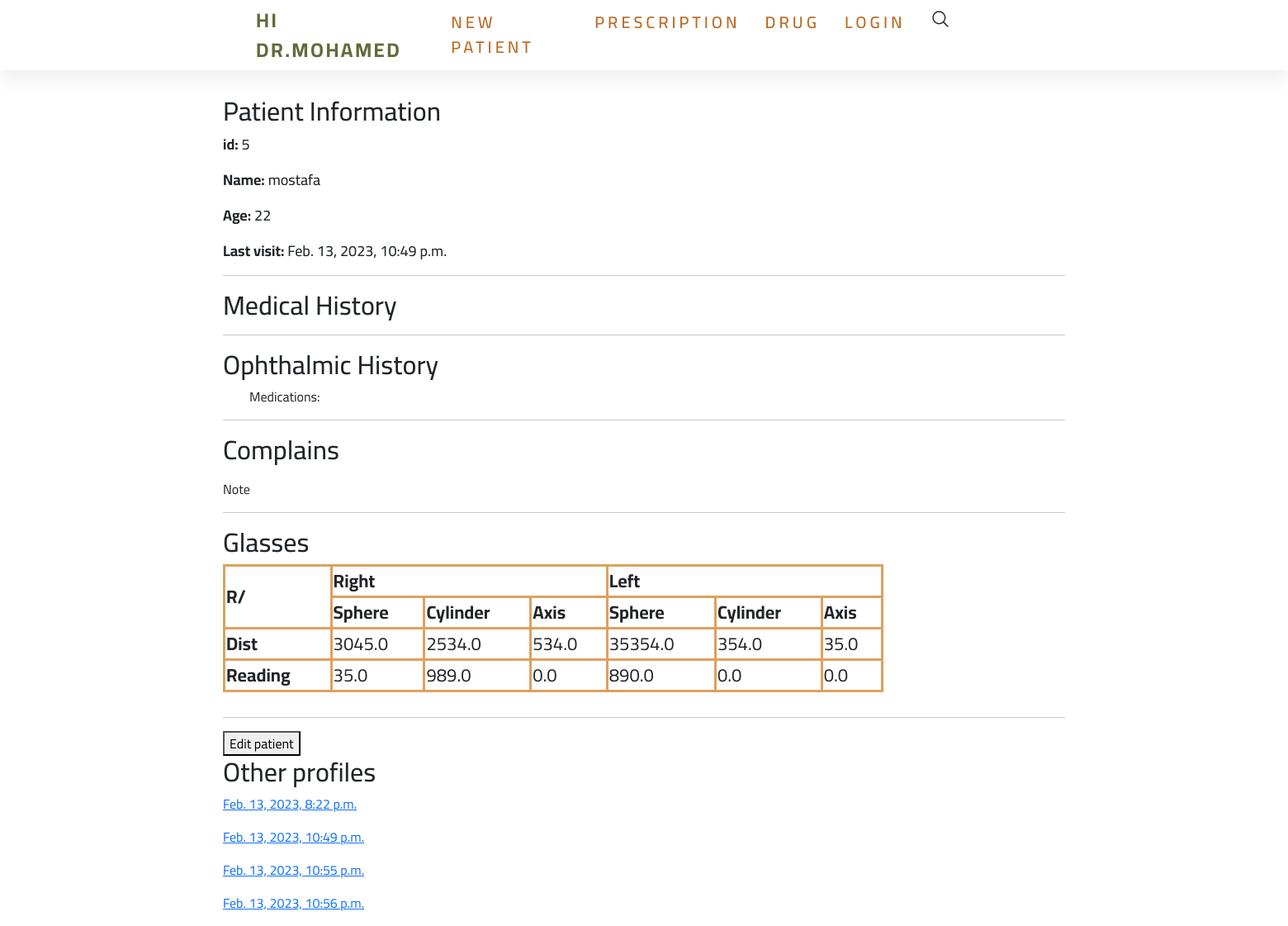
The page /profile/5/4 on the database its author committed.
### ophthclinic/models.py (models this page shows)
class client(models.Model):
    name = models.CharField(max_length=50, blank=True, null=True)
    yearofbirth = models.IntegerField(blank=True, null=True)
    relatedprofiles = models.ManyToManyField('info', null = True, blank=True, related_name='relatedprofiles')
    lastprofile = models.ForeignKey('info', null=True, blank=True,  on_delete = models.CASCADE, related_name='lastprofile')
    relatedprescriptions = models.ManyToManyField('prescription', null=True, blank = True)

class info(models.Model):
    datesubmitted = models.DateTimeField(blank=True, null=True)
    leftleft = models.FloatField(blank=True, null=True)
    leftmiddle = models.FloatField(blank=True, null=True)
    leftright = models.FloatField(blank=True, null=True )
    rightleft = models.FloatField(blank=True, null=True)
    rightmiddle = models.FloatField(blank=True, null=True)
    rightright = models.FloatField(blank=True, null=True)
    leftleftr = models.FloatField(blank=True, null=True)
    leftmiddler = models.FloatField(blank=True, null=True)
    leftrightr = models.FloatField(blank=True, null=True )
    rightleftr = models.FloatField(blank=True, null=True)
    rightmiddler = models.FloatField(blank=True, null=True)
    rightrightr = models.FloatField(blank=True, null=True)
    idpdist = models.FloatField(blank=True, null =True)
    idpread = models.FloatField(blank=True, null=True)
    diabetesmellitus = models.BooleanField(default=None)
    deabetesnumber = models.FloatField(blank=True, null=True)
    hypertension = models.BooleanField(default=False)
    ihd = models.BooleanField(default=False)
    cvs = models.BooleanField(default=False)
    asthma = models.BooleanField(default=False)
    atopy = models.BooleanField(default=False)
    liver = models.BooleanField(default=False)
    kidney = models.BooleanField(default=False)
    cataract = models.BooleanField(default=False)
    glucoma = models.BooleanField(default=False)
    glucomasurgery = models.BooleanField(default=False)
    refractive = models.BooleanField(default=False)
    medication = models.CharField(blank=True, null=True,max_length=400)
    bov = models.BooleanField(default=False)
    diplopia = models.BooleanField(default=False)
    headache = models.BooleanField(default=None)
    burning = models.BooleanField(default=False)
    foreign = models.BooleanField(default=False)
    epiphoria = models.BooleanField(default=False)
    glare = models.BooleanField(default=False)
    note = models.CharField(blank=True, null=True,max_length=1000)

### ophthclinic/views.py (the view)
# urls.py: path('profile/<int:patientid>/<int:infoid>', views.related, name='profile'),
def related(request, patientid, infoid):
     thepatient = client.objects.get(id=patientid)
     therelated = info.objects.get(id=infoid)
     year = datetime.datetime.today().year
     age = int(year) - int(thepatient.yearofbirth)
     return render(request,'ophthclinic/relatedinfo.html', {'patient':thepatient, 'profile':therelated, 'age':age})

### ophthclinic/templates/ophthclinic/relatedinfo.html (shortened to what this page needs)
{% extends "ophthclinic/layout.html" %}
{% load static %}
{% block body %}
<div class="container">
    <div class="patinfo">
        <h2>Patient Information</h2>
        <p class="info">id: <span>{{patient.id}}</span></p>
        <p class="info">Name: <span>{{patient.name}}</span></p>
        <p class="info">Age: <span>{{age}}</span></p>
        <p class="info">Last visit: <span>{{profile.datesubmitted}}</span></p>
    </div>
    <hr>
    <div class="medhis">
        <h2>Medical History</h2>
    </div>
    <hr>
    <div class="ophhis">
        <h2>Ophthalmic History</h2>
        <ol>
            <p>Medications: </p>
        </ol>
            </div>
    <hr>
    <div>
        <h2>Complains</h2>
        <p>Note </p>
    </div>
    <hr>
    <div>
        <h2>Glasses</h2>
        <table>
            <tr>
                <th rowspan="2" >R/</th>
                <th colspan="3">Right</th>
                <th colspan="3">Left </th>
            </tr>
            <tr>
                <th>Sphere</th>
                <th>Cylinder</th>
                <th>Axis</th>
                <th>Sphere</th>
                <th>Cylinder</th>
                <th>Axis</th>
            </tr>
            <tr>
                <th >Dist</th>
                <td class="gls">{{profile.leftleft}}</td>
                <td class="gls">{{profile.leftmiddle}}</td>
                <td class="gls">{{profile.leftright}}</td>
                <td class="gls">{{profile.rightleft}}</td>
                <td class="gls">{{profile.rightmiddle}}</td>
                <td class="gls">{{profile.rightright}}</td>
            </tr>
            <tr>
                <th >Reading</th>
                <td class="gls">{{profile.leftleftr}}</td>
                <td class="gls">{{profile.leftmiddler}}</td>
                <td class="gls">{{profile.leftrightr}}</td>
                <td class="gls">{{profile.rightleftr}}</td>
                <td class="gls">{{profile.rightmiddler}}</td>
                <td class="gls">{{profile.rightrightr}}</td>
            </tr>
        </table>
    </div>
    <hr>
    <a href="{% url 'edit' patient.id %}"><button>Edit patient</button></a>
    <div>
        <h2>Other profiles</h2>
    {% for one in patient.relatedprofiles.all %}
    <p><a href="{%url 'profile' patient.id one.id %}">{{one.datesubmitted}}</a></p>
    {% endfor %}
    </div>
</div>
{% endblock %}

### ophthclinic/templates/ophthclinic/layout.html (style rules this page uses)
body { font-family: 'Cairo', sans-serif; padding:0px; margin: 0px; overflow-x: hidden; }
.container { padding-left: 15px; padding-right: 15px; margin-left: auto; margin-right: auto; }
@media (min-width:768px) { .container { width:768px; } }
@media (min-width:992px) { .container { width: 990px; } }
@media (min-width: 1200px) { .container { width:1050px } }

### ophthclinic/templates/ophthclinic/relatedinfo.html (style rules this page uses)
table { width:800px; margin-bottom: 30px; }
tr, th, td { border: solid #dda15e; font-size: 22px; }
.info { font-size: 18px; font-weight: 700; }
span { font-weight: 500; }

### rows shown on the page
client: id "5", name "mostafa"
info: datesubmitted "Feb. 13, 2023, 10:49 p.m.", leftleft "3045.0", leftmiddle "2534.0", leftright "534.0", rightleft "35354.0", rightmiddle "354.0", rightright "35.0", leftleftr "35.0", leftmiddler "989.0", leftrightr "0.0", rightleftr "890.0", rightmiddler "0.0", rightrightr "0.0"
info: datesubmitted "Feb. 13, 2023, 8:22 p.m."
info: datesubmitted "Feb. 13, 2023, 10:55 p.m."
info: datesubmitted "Feb. 13, 2023, 10:56 p.m."
